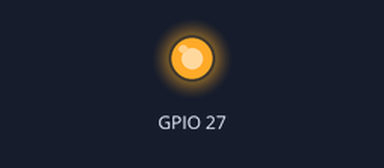
Simulated run of this sketch. Board: ESP32. Shown: output pins drawn as LEDs (lit = HIGH).

Above: at 2.5 s.
At 20.0 s:
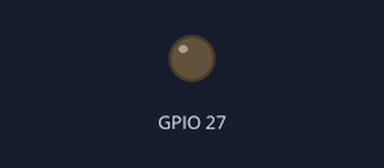
Timing chart, 0 to 45.5 s (numbered marks = the images above):
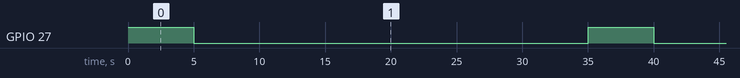

The sketch:

Firmware_Atividade_05.ino
```cpp
void setup()
{
  pinMode(27, OUTPUT);
}

void loop()
{
  digitalWrite(27, HIGH);
  delay(5000);
  digitalWrite(27, LOW);
  delay(30000);
}
```

Measured:
- by itself, GPIO 27: alternates HIGH for 5.0 s and LOW for 30.0 s
